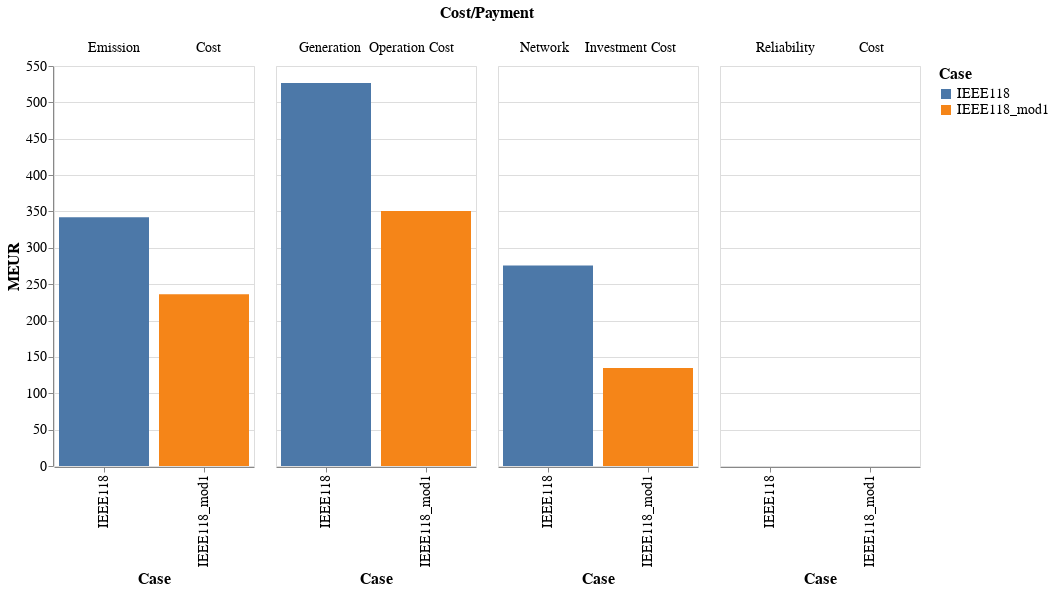

Notebook code for this chart:
### Code cell
Chart = alt.Chart(CostSummary).mark_bar().encode(
    x='Case',
    y='MEUR',
    color=alt.Color('Case', legend=alt.Legend(title="Case", labelFontSize=14, titleFontSize=16)),
    column=alt.Column('Cost/Payment', title='Cost/Payment', header=alt.Header(labelFontSize=14, titleFontSize=16))
).properties(
    width=200,
    height=400
).configure_axis(
    labelFontSize=14,
    titleFontSize=16
).configure_legend(
    labelFontSize=14,
    titleFontSize=16
)

Chart

### Figure 1 — Vega-Lite specification as saved in the notebook (floating-point values rounded to 4 significant figures)
{"config": {"view": {"continuousWidth": 300, "continuousHeight": 300}, "axis": {"labelFontSize": 14, "titleFontSize": 16}, "legend": {"labelFontSize": 14, "titleFontSize": 16}}, "data": {"name": "data-3676803aa5e5755680f0c58f9e1190ca"}, "mark": {"type": "bar"}, "encoding": {"color": {"field": "Case", "legend": {"labelFontSize": 14, "title": "Case", "titleFontSize": 16}, "type": "nominal"}, "column": {"field": "Cost/Payment", "header": {"labelFontSize": 14, "titleFontSize": 16}, "title": "Cost/Payment", "type": "nominal"}, "x": {"field": "Case", "type": "nominal"}, "y": {"field": "MEUR", "type": "quantitative"}}, "height": 400, "width": 200, "$schema": "https://vega.github.io/schema/vega-lite/v5.16.3.json", "datasets": {"data-3676803aa5e5755680f0c58f9e1190ca": [{"Period": "2030", "Cost/Payment": "Network    Investment Cost", "MEUR": 275.6, "Case": "IEEE118"}, {"Period": "2030", "Cost/Payment": "Generation  Operation Cost", "MEUR": 526.7, "Case": "IEEE118"}, {"Period": "2030", "Cost/Payment": "Emission              Cost", "MEUR": 342.0, "Case": "IEEE118"}, {"Period": "2030", "Cost/Payment": "Reliability           Cost", "MEUR": 0.09385, "Case": "IEEE118"}, {"Period": "2030", "Cost/Payment": "Network    Investment Cost", "MEUR": 134.9, "Case": "IEEE118_mod1"}, {"Period": "2030", "Cost/Payment": "Generation  Operation Cost", "MEUR": 350.6, "Case": "IEEE118_mod1"}, {"Period": "2030", "Cost/Payment": "Emission              Cost", "MEUR": 236.3, "Case": "IEEE118_mod1"}, {"Period": "2030", "Cost/Payment": "Reliability           Cost", "MEUR": 0.01017, "Case": "IEEE118_mod1"}]}}
